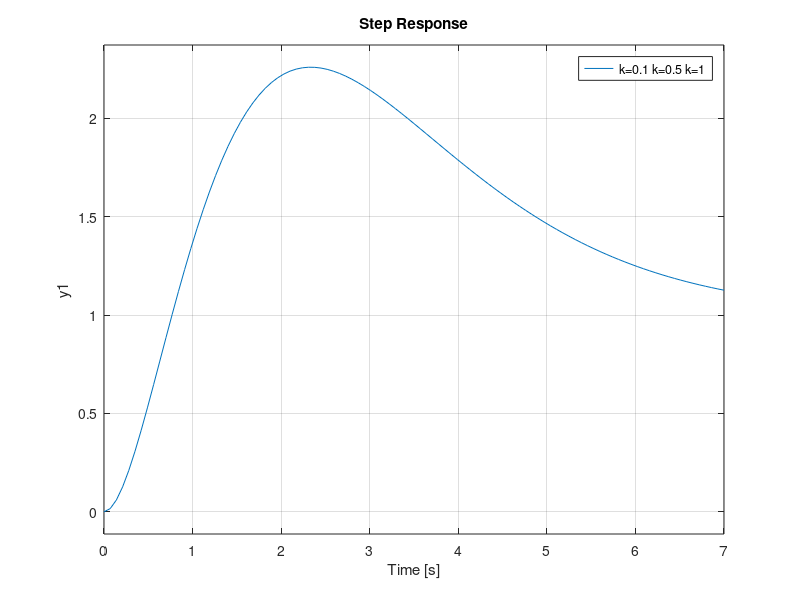
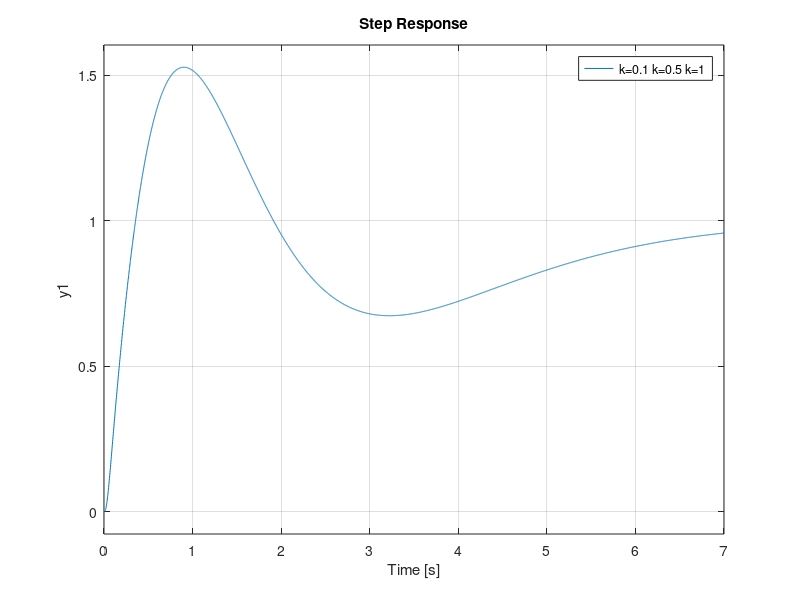

The MATLAB script that drew these images, in order:
close all; clear all; clc 

%Student Numbers
% 20523043 Pavel 
% 20509464 Tyler
% 20482444 Henrietta


% step 1: b,a,Kp,Kd find those, closed loop poles at -1
s = tf('s');
b = [0.1 0.5 1.0]
a = [3.1 3.5 4.0]
Kp = 1
Kd = [3.31 4.75 7]

% step 2: (Hand this in) look at step response for b = 0.1, 0.5, 1 ... overshoot should be
% greater
figure(1)
hold on
for i = 1:3
    P = 1 / (s*(s-b(i)));
    
    %step 1 - get A,B,C,D for the plant
    [A, B, C, D] = ssdata(P);

    %step 2 - obbtain k - controllability?
    p = [-1 -2]
    k = place (A, B, p);

    %check stability
    eig_vals = eig(A-B*k)

    %step 3 - obtain f - observerservability?
    p2 = [-50,-60];
    f = place(A', C', p2)
    f = f'

    % check if stable 
    eig_vals2 = eig(A-f*C)

    %step 4 - get the xp, yp, dp, np 
    [xp_n xp_d] = ss2tf(A-f*C, -f, -k, 0);
    [np_n np_d] = ss2tf(A-B*k, B, C-D*k, D);
    [yp_n yp_d] = ss2tf(A-f*C, -B+f*D, -k, 1);
    [dp_n dp_d] = ss2tf(A-B*k, B, -k, 1);

    xp = tf(xp_n, xp_d);
    np = tf(np_n, np_d);
    yp = tf(yp_n, yp_d);
    dp = tf(dp_n, dp_d);
    
    C = (Kd(i)*s + Kp) / (s+a(i));
    
    sys= feedback(P*C,1);
    step(sys);
    
end
legendCell = cellstr(num2str(b, 'k=%d '));
legend(legendCell);

% step 3: (for fun) Youla parameterazation and look at the step

% Youla Parametarization
%find controller C(s) that stabilizes it
% plot step response for 10 seconds



% r = 100 / (s+100)
r = 1 / (s+1)
r = 10000 / ((s+200)*(s+10))
% r = 10

% feedback system
Tfinal = 10;
figure(2)
hold on
for i = 1:3
    P = 1 / (s*(s-b(i)));
    
    %step 1 - get A,B,C,D for the plant
    [A, B, C, D] = ssdata(P);

    %step 2 - obbtain k - controllability?
    p = [-1 -2]
    k = place (A, B, p);

    %check stability
    eig_vals = eig(A-B*k)

    %step 3 - obtain f - observerservability?
    p2 = [-50,-60];
    f = place(A', C', p2)
    f = f'

    % check if stable 
    eig_vals2 = eig(A-f*C)

    %step 4 - get the xp, yp, dp, np 
    [xp_n xp_d] = ss2tf(A-f*C, -f, -k, 0);
    [np_n np_d] = ss2tf(A-B*k, B, C-D*k, D);
    [yp_n yp_d] = ss2tf(A-f*C, -B+f*D, -k, 1);
    [dp_n dp_d] = ss2tf(A-B*k, B, -k, 1);

    xp = tf(xp_n, xp_d);
    np = tf(np_n, np_d);
    yp = tf(yp_n, yp_d);
    dp = tf(dp_n, dp_d);
    C = (xp + r*dp) / (yp - r*np);
    
    sys = feedback(P*C,1);
%     sys = minreal(sys)
    step(sys);
    pole(sys)


    
end
legendCell = cellstr(num2str(b, 'k=%d '));
legend(legendCell);


% sys = feedback(P*C, 1);
% step(sys, Tfinal)
